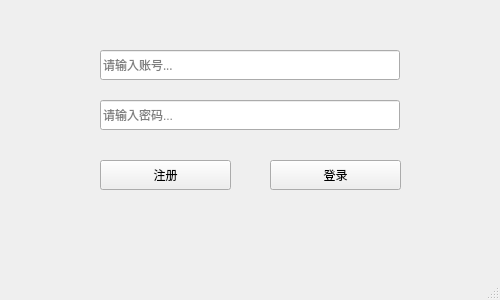
<?xml version="1.0" encoding="UTF-8"?>
<ui version="4.0">
 <class>loginUI</class>
 <widget class="QMainWindow" name="loginUI">
  <property name="geometry">
   <rect>
    <x>0</x>
    <y>0</y>
    <width>500</width>
    <height>300</height>
   </rect>
  </property>
  <property name="windowTitle">
   <string>亚运会志愿者管理系统</string>
  </property>
  <widget class="QWidget" name="centralwidget">
   <widget class="QPushButton" name="signupButton">
    <property name="geometry">
     <rect>
      <x>100</x>
      <y>160</y>
      <width>131</width>
      <height>30</height>
     </rect>
    </property>
    <property name="text">
     <string>注册</string>
    </property>
   </widget>
   <widget class="QLineEdit" name="lineEditAccount">
    <property name="geometry">
     <rect>
      <x>100</x>
      <y>50</y>
      <width>300</width>
      <height>30</height>
     </rect>
    </property>
    <property name="font">
     <font>
      <family>宋体</family>
     </font>
    </property>
    <property name="placeholderText">
     <string>请输入账号...</string>
    </property>
    <property name="clearButtonEnabled">
     <bool>true</bool>
    </property>
   </widget>
   <widget class="QLineEdit" name="lineEditPasswd">
    <property name="geometry">
     <rect>
      <x>100</x>
      <y>100</y>
      <width>300</width>
      <height>30</height>
     </rect>
    </property>
    <property name="echoMode">
     <enum>QLineEdit::Password</enum>
    </property>
    <property name="placeholderText">
     <string>请输入密码...</string>
    </property>
    <property name="clearButtonEnabled">
     <bool>true</bool>
    </property>
   </widget>
   <widget class="QPushButton" name="signinButton">
    <property name="geometry">
     <rect>
      <x>270</x>
      <y>160</y>
      <width>131</width>
      <height>30</height>
     </rect>
    </property>
    <property name="text">
     <string>登录</string>
    </property>
   </widget>
  </widget>
  <widget class="QMenuBar" name="menubar">
   <property name="geometry">
    <rect>
     <x>0</x>
     <y>0</y>
     <width>500</width>
     <height>22</height>
    </rect>
   </property>
  </widget>
  <widget class="QStatusBar" name="statusbar"/>
 </widget>
 <resources/>
 <connections>
  <connection>
   <sender>signupButton</sender>
   <signal>clicked()</signal>
   <receiver>loginUI</receiver>
   <slot>show()</slot>
   <hints>
    <hint type="sourcelabel">
     <x>165</x>
     <y>196</y>
    </hint>
    <hint type="destinationlabel">
     <x>249</x>
     <y>149</y>
    </hint>
   </hints>
  </connection>
 </connections>
</ui>
